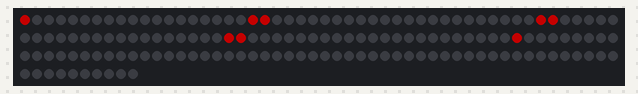
The sketch below on a simulated Arduino Uno, built with avr-gcc and run on an emulated ATmega328P. Shown: 160 RGB LEDs in strip order, left to right, continuing on the next row. Dim RGB values are drawn brighter than linear.

Above: at 0.1 s.

The sketch:

ledstrip.ino
```cpp
#include "LPD8806.h"
#include "SPI.h"

int nLEDs = 160;
int dataPin  = 2;
int clockPin = 3;

LPD8806 strip = LPD8806(nLEDs, dataPin, clockPin);

void setup() {
    strip.begin();
    strip.show();
}

void loop() {
  strip.setPixelColor(0, 175, 0, 0);
  strip.setPixelColor(0 + 20 - 1, 175, 0, 0);

  strip.setPixelColor(0 + 20, 175, 0, 0);
  strip.setPixelColor(0 + 20 + 24 - 1, 175, 0, 0);

  strip.setPixelColor(0 + 20 + 24, 175, 0, 0);
  strip.setPixelColor(0 + 20 + 24 + 24 - 1, 175, 0, 0);

  strip.setPixelColor(0 + 20 + 24 + 24, 175, 0, 0);
  strip.setPixelColor(0 + 20 + 24 + 24 + 24 - 1, 175, 0, 0);

  strip.show();
  delay(5000);
}
```
